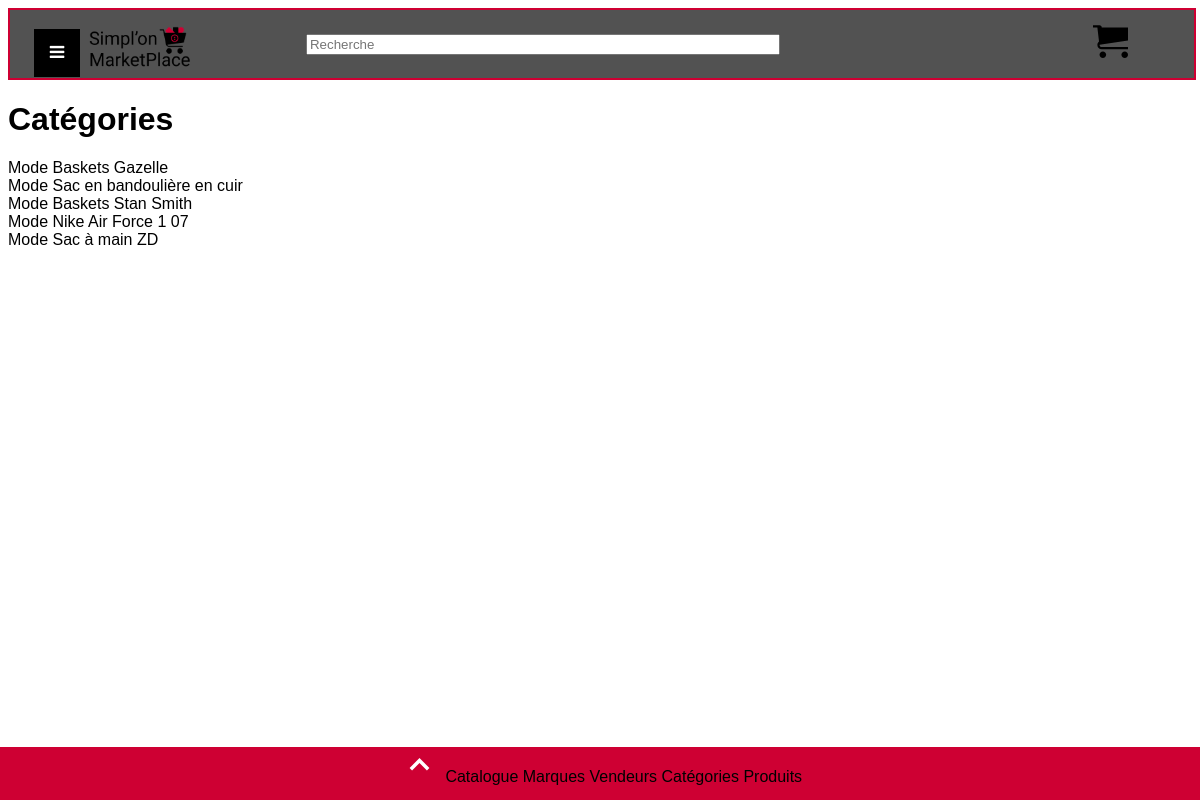
/php/read_categories.php?category=Mode, run on the app's committed database.
### tables this page shows
CREATE TABLE `categories` (
  `category_name` varchar(255) NOT NULL
);

CREATE TABLE `products` (
  `code_ean_13` bigint(11) NOT NULL,
  `product_name` varchar(255) DEFAULT NULL,
  `short_description` varchar(255) DEFAULT NULL,
  `long_description` varchar(255) DEFAULT NULL,
  `brand_name` varchar(255) DEFAULT NULL
);

### php/read_categories.php (the view, shortened to what this page needs)
<?php
include('connexion.inc_albane.php');
$root_path = "../";
$category_query = "SELECT categories.category_name, products.product_name FROM categories
					INNER JOIN categories_products ON categories.category_name = categories_products.category_name
					INNER JOIN products ON categories_products.code_ean_13 = products.code_ean_13
					WHERE categories.category_name = '".$_GET['category']."'";
$result = $mysqli->query($category_query); ?>
<!DOCTYPE html>
<html>
<head>
    <link rel="stylesheet" type="text/css" href="<?php echo $root_path ?>css/style.css"/>
    <link rel="stylesheet" href="https://cdnjs.cloudflare.com/ajax/libs/font-awesome/4.7.0/css/font-awesome.min.css">
</head>
<body>
    <?php include('../header.php'); ?>
    <h1>Catégories</h1>
    <?php
	while ($row = $result->fetch_object()) { ?>
		<div>
			<?php echo $row->category_name ?>
			<?php echo $row->product_name ?>
		</div>
	<?php
	} ?>
	<?php include('../footer.php'); ?>
</body>
</html>

### css/style.css (style rules this page uses)
body { font-family: Arial, Helvetica, sans-serif; }

### data on the page
categories: category_name "Mode", products.product_name "Baskets Gazelle", products.product_name "Sac en bandoulière en cuir", products.product_name "Baskets Stan Smith", products.product_name "Nike Air Force 1 07", products.product_name "Sac à main ZD"
